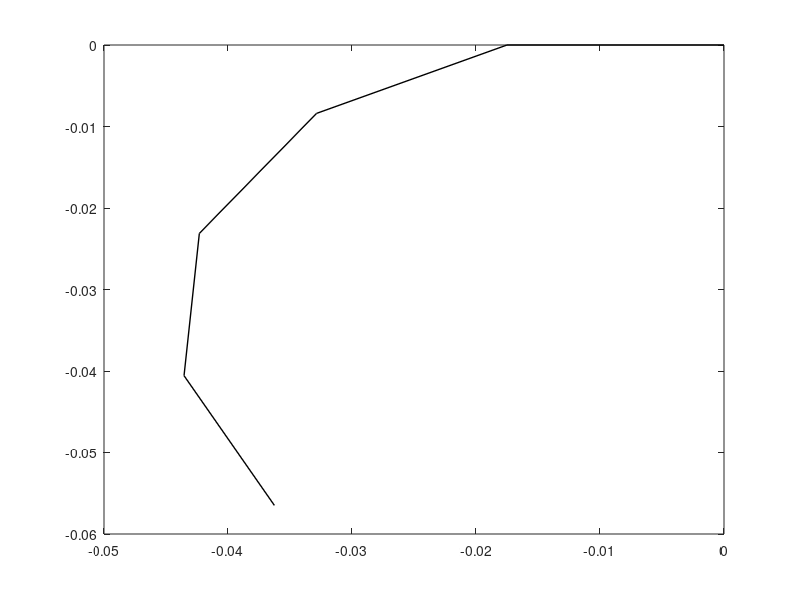

This figure's MATLAB source:
close all
clear all
clc

E = 1.5E6;

hc = 20e-3;
wc = 20e-3;
L = 15e-3;
t = 3e-3;
s=5e-3;
P = 50e3;
w = P*wc;

I = (wc*t)/12;

x = hc/2;


n = input("Number of chambers: ");

delta = (((w*x^3)/12)*(hc-x/2)-(w*(hc^3)/24)*x)/(E*I);

theta = (delta-(s/2))/x;

L = L+s/2;

linex = zeros(n,2);
liney = zeros(n,2);
linez = zeros(n,2);
linex(1,2) = L;


for i=2:n
    linex(i,1) = linex((i-1),2);
    linex(i,2) = linex(i,1) + (L)*cos(2*theta*(i-1));
    liney(i,1) = liney((i-1),2);
    liney(i,2) = liney(i,1) + (L)*sin(2*theta*(i-1));
end

for i=1:n
    plot(-linex(i,:), liney(i,:),'k','LineWidth',1); hold on;
end
% ax = gca;
% ax.XAxis.Limits = [-0.03,0.02];
% ax.YAxis.Limits = [-0.05,0];


